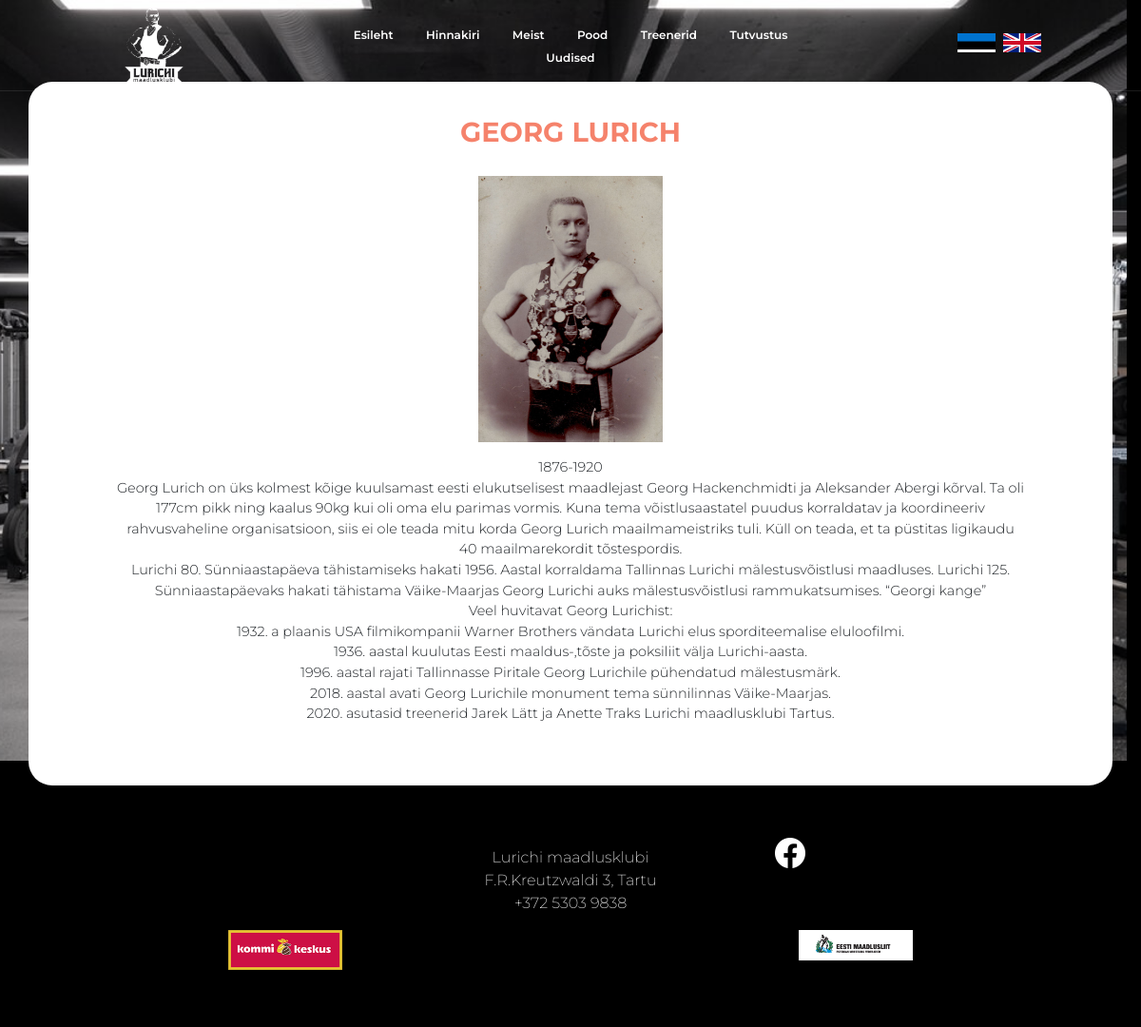
Screenshot of /tutvustus/ with the database file from the repository.
### navbar/models.py (models this page shows, shortened)
class Navbar_lang(models.Model):
	lang = models.OneToOneField(Lang, on_delete=models.CASCADE)
	index = models.CharField(max_length=15, blank=True)
	hinnakiri = models.CharField(max_length=15, blank=True)
	meist = models.CharField(max_length=15, blank=True)
	pood = models.CharField(max_length=15, blank=True)
	treenerid = models.CharField(max_length=15, blank=True)
	tutvustus = models.CharField(max_length=15, blank=True)
	blog = models.CharField(max_length=15, blank=True)
	footer_info = models.TextField(blank=True)
	logo = models.ImageField()

class Lang(models.Model):
	lang = models.CharField(max_length=3, unique=True)
	flag = models.ImageField()

class Social_media(models.Model):
	url = models.CharField(max_length=999, blank=True)
	icon = models.CharField(max_length=20, blank=True)

class Toetaja(models.Model):
	url = models.CharField(max_length=999, blank=True)
	logo = models.ImageField(blank=True)

### tutvustus/models.py (models this page shows, shortened)
class Tutvustus_lang(models.Model):
	lang = models.OneToOneField(Lang, on_delete=models.CASCADE)
	bg = models.ImageField(blank=True)
	title = models.CharField(max_length=999, blank=True)
	text = models.TextField(blank=True)
	pilt = models.ImageField(blank=True)

### tutvustus/views.py (the view)
# urls.py: url(r'^tutvustus/', include('tutvustus.urls')),
def tutvustus(request):
	if 'lang' not in request.session:
		request.session['lang'] = 'est'
	if bool(request.POST) == True:
		if request.POST['submit-btn'] == 'lang':
			request.session['lang'] = request.POST['langselect']
			return HttpResponseRedirect('/tutvustus') #INDEX\i puhul '/'
	return render(request, 'tutvustus.html', context={
		'contact':Contact.objects.all()[0],
		'navbar_lang':Navbar_lang.objects.get(lang=Lang.objects.get(lang=request.session['lang'])),
		'flags': Lang.objects.all(),
		'lang':Tutvustus_lang.objects.get(lang=Lang.objects.get(lang=request.session['lang'])),
		'social_media': Social_media.objects.all(),
		'toetajad': Toetaja.objects.all()
		})

### templates/tutvustus.html (shortened to what this page needs)
{% load static %}
{% include "navbar/navbar.html" %}
<link rel="stylesheet" type="text/css" href="{% static "hinnakiri.css" %}">
<div class="main">
	<div class="row sisu">
		<div class="container hinnakiri">
			<h1>{{ lang.title|upper }}</h1>
			<img src="{{ lang.pilt.url }}">
			<p>{{ lang.text|linebreaks }}</p>
			<br>
		</div>
	</div>
</div>
{% include "navbar/footer.html" %}

### templates/navbar/navbar.html (shortened to what this page needs)
{% load static %}
<!DOCTYPE html>
<html lang="en">
<head>
<link rel="stylesheet" href="https://maxcdn.bootstrapcdn.com/bootstrap/4.0.0/css/bootstrap.min.css">
<link rel="stylesheet" href="https://cdn.jsdelivr.net/npm/bootstrap-icons@1.3.0/font/bootstrap-icons.css">
<link rel="stylesheet" type="text/css" href="{% static 'all.css' %}">
</head>
<body>
<link rel="stylesheet" href="https://cdnjs.cloudflare.com/ajax/libs/font-awesome/4.7.0/css/font-awesome.min.css">
<div class="navbar">
	<div class="col-3">
		<a href="/" class="logo">
			<img src="{{ navbar_lang.logo.url }}">
		</a>
	</div>
	<div class="col-6 navigatsioon">
		<a href="/">{{ navbar_lang.index }}</a>
		<a href="/hinnakiri">{{ navbar_lang.hinnakiri }}</a>
		<a href="/meist">{{ navbar_lang.meist }}</a>
		<a href="/pood">{{ navbar_lang.pood }}</a>
		<a href="/treenerid">{{ navbar_lang.treenerid }}</a>
		<a href="/tutvustus">{{ navbar_lang.tutvustus }}</a>
		<a href="/blog">{{ navbar_lang.blog }}</a>
	</div>
	<div class="col-3">
		{% for flag in flags %}
			<div class="col-2 navbar-desktop__langs__item">
				<form method="POST"> {% csrf_token %}
					<button type="submit" name="submit-btn" value="lang" style="background-image: url('{{ flag.flag.url }}');">
					</button>
				</form>
			</div>
		{% endfor %}
	</div>
</div>

### templates/navbar/footer.html (shortened to what this page needs)
{% load static %}
<div class="container footer col-12">
	<div class="row">
		<div class="col-2"></div>
		<div class="col-2"></div>
		<div class="col-4 footer-info">
			<p>{{ navbar_lang.footer_info|linebreaks }}</p>
		</div>
		<div class="col-2 socials">
			{% for social in social_media %}
			<a href="{{ social.url }}" target="_blank"><i class="bi-{{ social.icon }}"></i></a>
			{% endfor %}
		</div>
		<div class="col-2"></div>
	</div>
	<div class="row toetajad">
		{% for toetaja in toetajad %}
		<div class="col">
		<a href="{{ toetaja.url }}" target="_blank">
			<img src="{{ toetaja.logo.url }}">
		</a>
		</div>
		{% endfor %}
	</div>
</div>
</body>
</html>

### static/all.css (style rules this page uses)
:root { --kontrast: #f36347; --kontrast-0: rgba(243, 99, 71, 0); --kontrast-50: rgba(243, 99, 71, .5); --kontrast-25: rgba(243, 99, 71, .25); --kontrast-10: rgba(243, 99, 71, .1); }
html { overflow-x: hidden; }
body { font-family: Montserrat; font-weight: 600; overflow-x: hidden; width: 100vw; background-color: black; }
.navbar { z-index: 10000; text-align: center; height: 12vh; width: 100vw; border-bottom: thin solid rgba(255,255,255,.1); transform: all .5s; transition: all .5s; }
.navbar a { color: white; text-decoration: none; margin-left: 1.25em; margin-right: 1.25em; font-size: .75em; transform: all .5s; transition: all .5s; border-bottom: solid 2px var(--kontrast-0); }
.navbar .logo img, .navbar .logo { max-width: 10vw; height: 10vh; }
.navbar-desktop__langs__item { display: inline-block; }
.navbar-desktop__langs__item button { padding: 0 0 0 0; border: none; width: 2.5em; height: 1.25em; background-size: cover; cursor: pointer; }
.main { display: block; width: 100vw; min-height: 87vh; margin-top: -12vh; background-position: fixed; z-index: -1; padding-left: 0 !important; padding-right: 0 !important; }
.footer { margin-top: 2em; background-color: black; color: white; padding-top: 1em; padding-bottom: 2em; }
.footer a { text-decoration: none; }
.footer .footer-info { text-align: center; font-weight: 250; }
.footer .socials a { color: white; font-size: 2em; transition: all .25s; }
.footer .toetajad a { text-decoration: none; }
.footer .toetajad img { width: 10vw; display: block; margin-left: auto; margin-right: auto; }

### static/hinnakiri.css (style rules this page uses)
.hinnakiri { margin-top: 15vh; padding-bottom: 3vh; background-color: white; border-radius: 25px; min-height: 75vh; text-align: center; padding-left: 7.5%; padding-right: 7.5%; }
.hinnakiri h3, .hinnakiri h1 { margin-top: 1.25em; margin-bottom: 1em; opacity: .8; font-size: 1.8em; font-weight: 700; color: var(--kontrast); }
.hinnakiri p { font-weight: 350; font-size: .9em; }
.hinnakiri img { display: block; margin-left: auto; margin-right: auto; max-height: 35vh; }

### rows the page displays
Navbar_lang: logo (picture), index "Esileht", hinnakiri "Hinnakiri", meist "Meist", pood "Pood", treenerid "Treenerid", tutvustus "Tutvustus", blog "Uudised", footer_info "Lurichi maadlusklubi F.R.Kreutzwaldi 3, Tartu +372 5303 9838"
Lang: flag (picture)
Lang: flag (picture)
Tutvustus_lang: title "GEORG LURICH", pilt (picture), text "1876-1920 Georg Lurich on üks kolmest kõige kuulsamast eesti elukutselisest maadlejast Georg Hackenchmidti ja Aleksander Abergi kõrval. Ta oli 177cm pikk ning kaalus 90kg kui oli oma elu parimas vormis. Kuna tema võistlusaastatel puudus korraldatav ja koordineeriv rahvusvaheline organisatsioon, siis ei ole teada mitu korda Georg Lurich maailmameistriks tuli. Küll on teada, et ta püstitas ligikaudu 40 maailmarekordit tõstespordis. Lurichi 80. Sünniaastapäeva tähistamiseks hakati 1956. Aastal korraldama Tallinnas Lurichi mälestusvõistlusi maadluses. Lurichi 125. Sünniaastapäevaks hakati tähistama Väike-Maarjas Georg Lurichi auks mälestusvõistlusi rammukatsumises. “Georgi kange” Veel huvitavat…"
Toetaja: logo (picture)
Toetaja: logo (picture)
